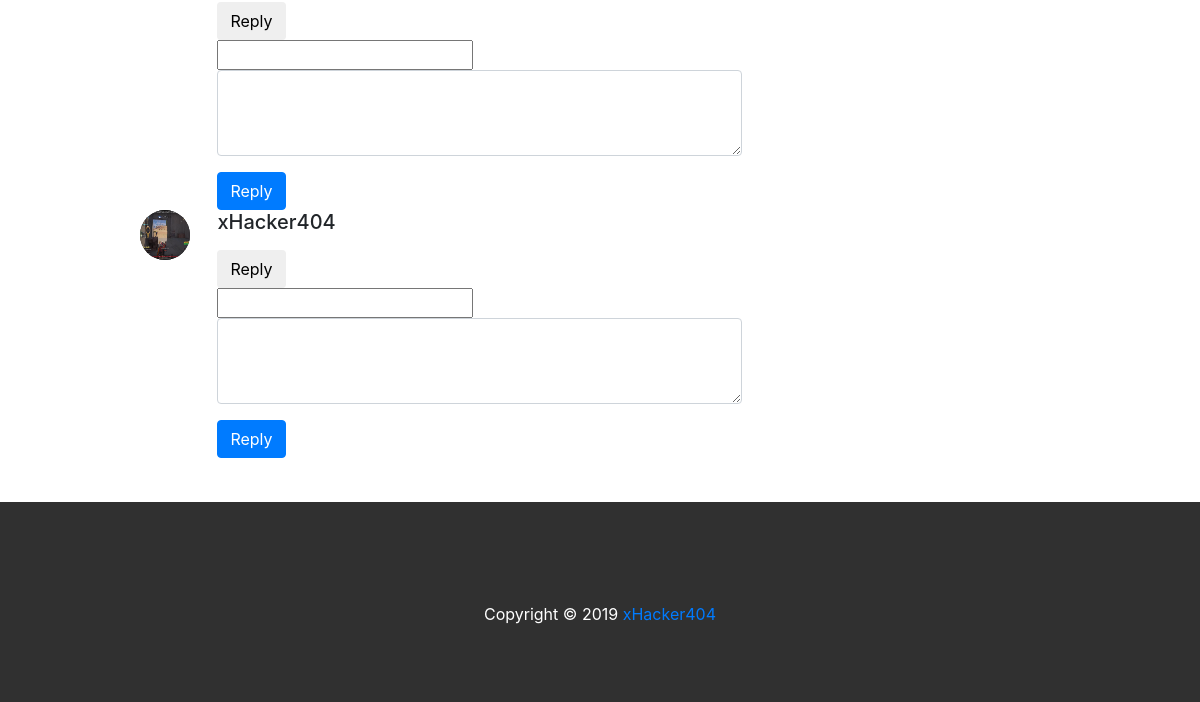
The app's page /blog/posts/1/ (lower part), older data.
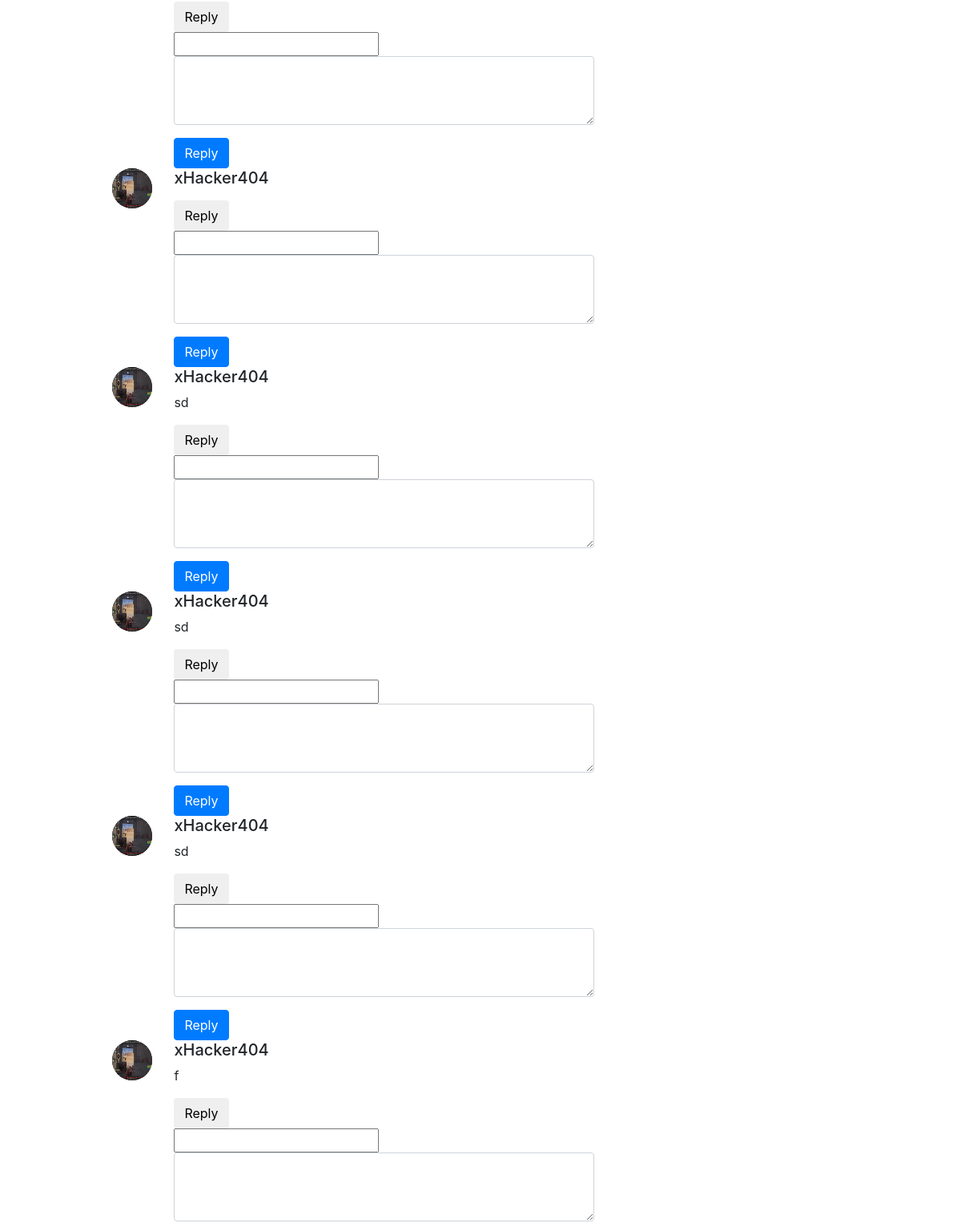
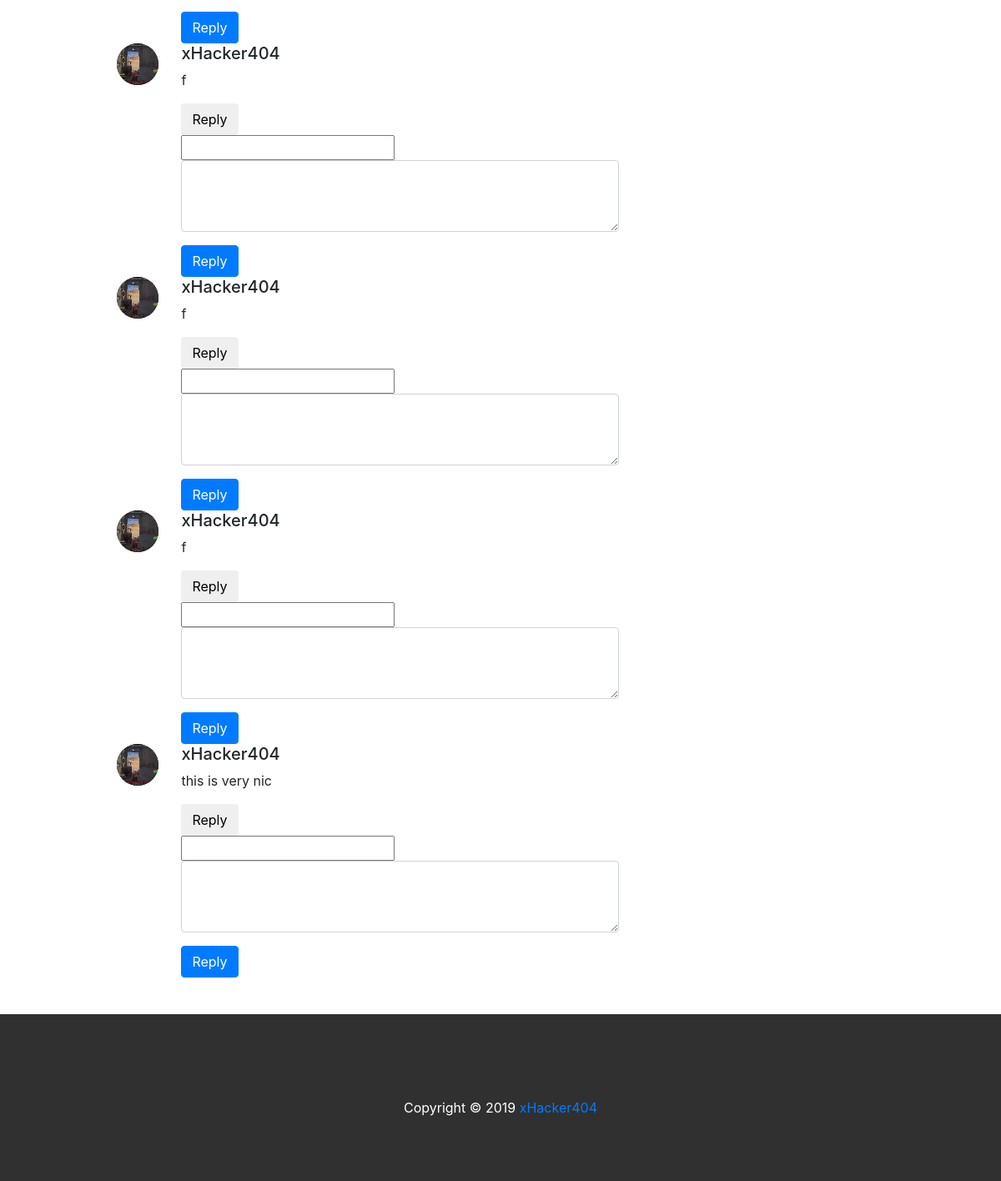
The same page, newer data (2 pictures, top to bottom).
### blog/models.py (models this page shows, shortened)
class Comment(models.Model):
    post = models.ForeignKey(Post,on_delete=models.CASCADE, default=1, related_name='comments')  #have to fix this
    title = models.CharField(max_length=250,blank=True)
    content = models.CharField(max_length=1000, blank=True)
    author = models.ForeignKey(UserProfileInfo,on_delete=models.CASCADE,default=1)
    published_date = models.DateTimeField(default=datetime.now(), blank=True)

class UserProfileInfo(models.Model):
    user = models.OneToOneField(User,on_delete=models.CASCADE)
    portfolio = models.URLField(blank=True)
    profile_pic = models.ImageField(upload_to='profile_pics', blank=True)

### blog/views.py (the view)
# urls.py: path('posts/<int:pk>/', views.post_details, name='post_details'),
def post_details(request, pk):
    post = Post.objects.get(id=pk)
    next_posts = Post.objects.filter(published_date__gt=post.published_date)
    if(next_posts):
        next_post = next_posts [0]
    else:
        next_post = None
    previous_posts = Post.objects.filter(published_date__lt=post.published_date)
    if(previous_posts):
        previous_post = previous_posts [previous_posts.count()-1]
    else:
        previous_post = None
    post_id = post.id
    comments = post.comments.all()
    my_dict = {'post':post, 'comments':comments, 'next_post':next_post, 'previous_post':previous_post}
    return render(request, 'blog/single.html', context=my_dict)

### blog/context_processors.py (called while the page is built)
def post_widget(request):
    all_posts = Post.objects.order_by('published_date')
    years = []
    tags = []
    categories = []
    for post in all_posts :
        year = post.published_date.year
        tag = post.tag
        category = post.category
        if year not in years:
            years.append(year)
        if tag not in tags:
            tags.append(tag)
        if category not in categories:
            categories.append(category)
        return {
        'all_posts':all_posts,
        'years':years,
        'tags':tags,
        'categories':categories
        }

### templates/blog/single.html (shortened to what this page needs)
<!DOCTYPE html>
{% extends 'blog/base.html' %}
{% load staticfiles %}
{% block post_block %}
<div class="col-md-7">
    <div class="post">
        {% if post  %}
        <p><b>Categories:</b><a href="/blog/category/{{ post.category }}" />{{ post.category }}</a></p> <br>
        <div class="row comment">
        {% if comments %}
          {% for comment in comments %}
          <div class="col-md-1 commenter"><img src="/media/{{comment.author.profile_pic}}" alt="50x50"></div>
          <div class="col-md-10 comment-body">
              <h2 style="font-size: 20px">{{comment.author.user}}</h2>
              <p>{{comment.content}}</p>
              {% if comment.replies.all %}
                {% for reply in comment.replies.all %}
                <div class="row reply" style="margin-top:22px">
                    <div class="col-md-1 commenter">
                        <img src="/media/{{reply.author.profile_pic}}" alt="50x50" >
                    </div>
                    <div class="col-md-9 comment-body">
                        <h2 style="font-size:20px">{{reply.author.user}}</h2>
                        <p>{{ reply.title}} </p>
                        {% if forloop.last %}
                        <form action="{% url 'blog:submit_reply'%}" method="POST">
                          {% csrf_token %}
                            <div class="form-group">
                              <input type="text" name='reply_title'>
                              <input type="hidden" name='post_id' value="{{comment.post.id}}">
                              <input type="hidden" name='comment_id' value="{{comment.id}}">
                                <textarea class="form-control" id="comment-box" rows="3" name="reply_content"></textarea>
                            </div>
                            {% if user.is_authenticated %}
                            <button type="submit" class="btn btn-primary">Reply</button>
                            {% else %}
                            <button type="submit" class="btn btn-primary" onclick="login_alert()">Reply</button>
                            {% endif %}
                          </form>
                        {% endif %}
                    </div>
                </div>
                {% endfor %}
              {% else %}
                <button id="reply" type="button" class="btn">Reply</button>
                <form id="reply-form" action="{% url 'blog:submit_reply'%}" method="POST">
                    <div class="form-group">
                      <input type="text" name='reply_title'>
                        <textarea class="form-control" id="comment-box" rows="3" name="reply_content"></textarea>
                    </div>
                    {% if user.is_authenticated %}
                    <button type="submit" class="btn btn-primary">Reply</button>
                    {% else %}
                    <button type="submit" class="btn btn-primary" onclick="login_alert()">Reply</button>
                    {% endif %}
                  </form>
              {% endif %}
          </div>
          {% endfor %}
        {% else %}
        <p>Sorry No Comment for this post!</p>
        {% endif %}
      </div>
    </div>
    {% else %}
    <p>Post Has been deleted OR 404!!!!</p>
    {% endif %}
</div>
{% endblock %}

### templates/blog/base.html (shortened to what this page needs)
<!DOCTYPE html>
{% load staticfiles %}
<html lang="us">
<head>
    <link href="{% static "css/bootstrap.min.css" %}"rel="stylesheet" type="text/css">
    <link href="{% static "css/jquery-ui.css" %}" rel="stylesheet">
		<link type="text/css" rel="stylesheet" href="https://cdn.jsdelivr.net/jquery.jssocials/1.4.0/jssocials.css" />
		<link type="text/css" rel="stylesheet" href="https://cdn.jsdelivr.net/jquery.jssocials/1.4.0/jssocials-theme-classic.css"/>
    <link rel="stylesheet" href="https://cdnjs.cloudflare.com/ajax/libs/font-awesome/4.7.0/css/font-awesome.min.css">
    <link href="{% static "css/style.css" %}" rel="stylesheet" type="text/css">
</head>
<body>
    <div class="container">
        <div class="row" style="margin-top:100px ">
            <div class="col-md-1" id="left-sidebar"></div>
            {% block post_block %}
            {% endblock %}
            <div class="col-md-4" id="right-sidebar">
            </div>
        </div>
    </div>
    <div class="row">
            <div class="col-md-12">
                <footer>
                    Copyright &copy; 2019 <a href="http://xHacker404.com">xHacker404</a>
                </footer>
            </div>
    </div>
</body>
</html>

### static/css/style.css (style rules this page uses)
.post:first-child { margin-top:0px; }
.post { margin-top:40px; }
.comment { margin-top: 22px; }
.commenter img { border-radius: 50%; background: black; width: 50px; height: 50px; }
.comment-body { margin-left:22px; }
footer { background:#303030; color:white; text-align: center; padding:100px; height:200px; margin-top:44px; }

Row changes from the older to the newer data that the page shows:
added Comment: author.profile_pic (picture), author.user "xHacker404", content "sd"
added Comment: author.profile_pic (picture), author.user "xHacker404", content "sd"
added Comment: author.profile_pic (picture), author.user "xHacker404", content "sd"
added Comment: author.profile_pic (picture), author.user "xHacker404", content "f"
added Comment: author.profile_pic (picture), author.user "xHacker404", content "f"
added Comment: author.profile_pic (picture), author.user "xHacker404", content "f"
added Comment: author.profile_pic (picture), author.user "xHacker404", content "f"
added Comment: author.profile_pic (picture), author.user "xHacker404", content "this is very nic"
